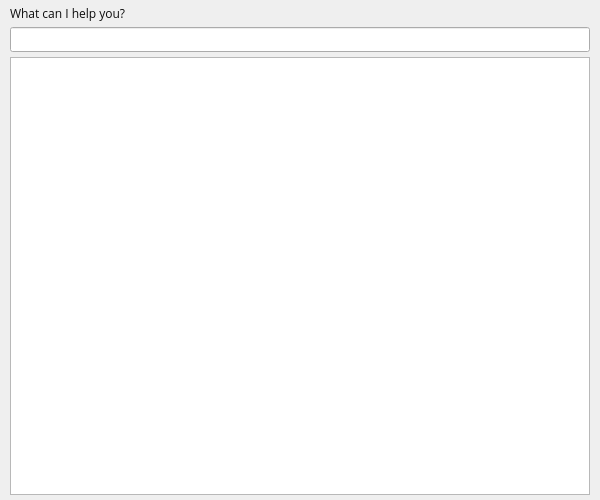
<?xml version="1.0" encoding="UTF-8"?>
<ui version="4.0">
 <class>vmcCopilot</class>
 <widget class="QDialog" name="vmcCopilot">
  <property name="geometry">
   <rect>
    <x>0</x>
    <y>0</y>
    <width>600</width>
    <height>500</height>
   </rect>
  </property>
  <property name="minimumSize">
   <size>
    <width>600</width>
    <height>400</height>
   </size>
  </property>
  <property name="maximumSize">
   <size>
    <width>600</width>
    <height>500</height>
   </size>
  </property>
  <property name="font">
   <font>
    <family>Open Sans</family>
   </font>
  </property>
  <property name="windowTitle">
   <string notr="true">Virtual Assistant</string>
  </property>
  <property name="windowOpacity">
   <double>0.950000000000000</double>
  </property>
  <property name="toolTip">
   <string>Virtual Assitant</string>
  </property>
  <property name="whatsThis">
   <string notr="true"/>
  </property>
  <property name="styleSheet">
   <string notr="true">QLabel {
	font-family: &quot;Open Sans&quot;, sans-serif;
	color: #0D0D0D;
}

QWidget#wLeftPane
{
	background-color: white;
	border-top-left-radius: 8px;
	border-bottom-left-radius: 8px;
}

QScrollBar
{
	width: 6px;
}

QScrollBar::add-page
{
	background-color: #F5F5F5;
	border-radius: 3px;
}

QScrollBar::sub-page
{
	background-color: #F5F5F5;
	border-radius: 3px;
}

QScrollBar::handle
{
    border-radius: 3px;
    background-color: black;
 }

QScrollBar::add-line {
	border: none;
	background: none;
}

QScrollBar::sub-line {
	border: none;
	background: none;
}</string>
  </property>
  <property name="windowFilePath">
   <string notr="true"/>
  </property>
  <property name="modal">
   <bool>false</bool>
  </property>
  <layout class="QHBoxLayout" name="horizontalLayout">
   <property name="spacing">
    <number>0</number>
   </property>
   <property name="leftMargin">
    <number>0</number>
   </property>
   <property name="topMargin">
    <number>0</number>
   </property>
   <property name="rightMargin">
    <number>0</number>
   </property>
   <property name="bottomMargin">
    <number>0</number>
   </property>
   <item>
    <layout class="QVBoxLayout" name="verticalLayout">
     <property name="spacing">
      <number>5</number>
     </property>
     <property name="sizeConstraint">
      <enum>QLayout::SetDefaultConstraint</enum>
     </property>
     <property name="leftMargin">
      <number>10</number>
     </property>
     <property name="topMargin">
      <number>5</number>
     </property>
     <property name="rightMargin">
      <number>10</number>
     </property>
     <property name="bottomMargin">
      <number>5</number>
     </property>
     <item>
      <widget class="QLabel" name="labelHello">
       <property name="sizePolicy">
        <sizepolicy hsizetype="Preferred" vsizetype="Fixed">
         <horstretch>0</horstretch>
         <verstretch>0</verstretch>
        </sizepolicy>
       </property>
       <property name="text">
        <string>What can I help you?</string>
       </property>
       <property name="indent">
        <number>0</number>
       </property>
      </widget>
     </item>
     <item>
      <widget class="QLineEdit" name="lineEditInput">
       <property name="toolTip">
        <string>Enter your questions here</string>
       </property>
      </widget>
     </item>
     <item>
      <widget class="QTextBrowser" name="textBrowserOutput">
       <property name="toolTip">
        <string>Here is the answer to your question</string>
       </property>
      </widget>
     </item>
    </layout>
   </item>
  </layout>
 </widget>
 <resources/>
 <connections/>
</ui>
